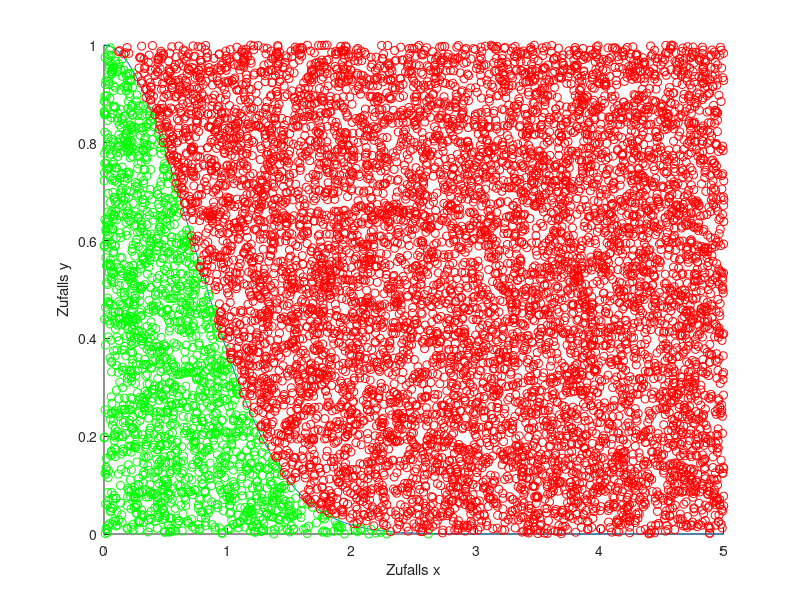

This chart was generated by the following MATLAB code:
clear all;
close all;
clc;
#-------------------------------------------------------------------------------

npoints = 10000;

func = @(x) exp(-x.^2);

a = 5
pointsX = a * (rand(npoints, 1) - 0);
pointsY = rand(npoints, 1);

hits  = 0; 

xvals = 0:0.01:a;

hold on;

#-------------------------------------------------------------------------------

hitIndices = 1;
for (i = 1:npoints)
  
  if (pointsY(i) <= func(pointsX(i)))
    
    hitIndices = [hitIndices; i];
    hits++;
    
  endif

endfor
#-------------------------------------------------------------------------------

indices    = 1:npoints;
hitIndices = hitIndices(2:end);

flags       = ~ismember(indices, hitIndices);
missIndices = indices(flags);

plot(xvals,                 func(xvals));
plot(pointsX(hitIndices),   pointsY(hitIndices),  "og");
plot(pointsX(missIndices),  pointsY(missIndices), "or");

xlabel("Zufalls x");
ylabel("Zufalls y");

hold off;
#-------------------------------------------------------------------------------

A    = hits / npoints
Anum = quad(func, -1, 1) / a
